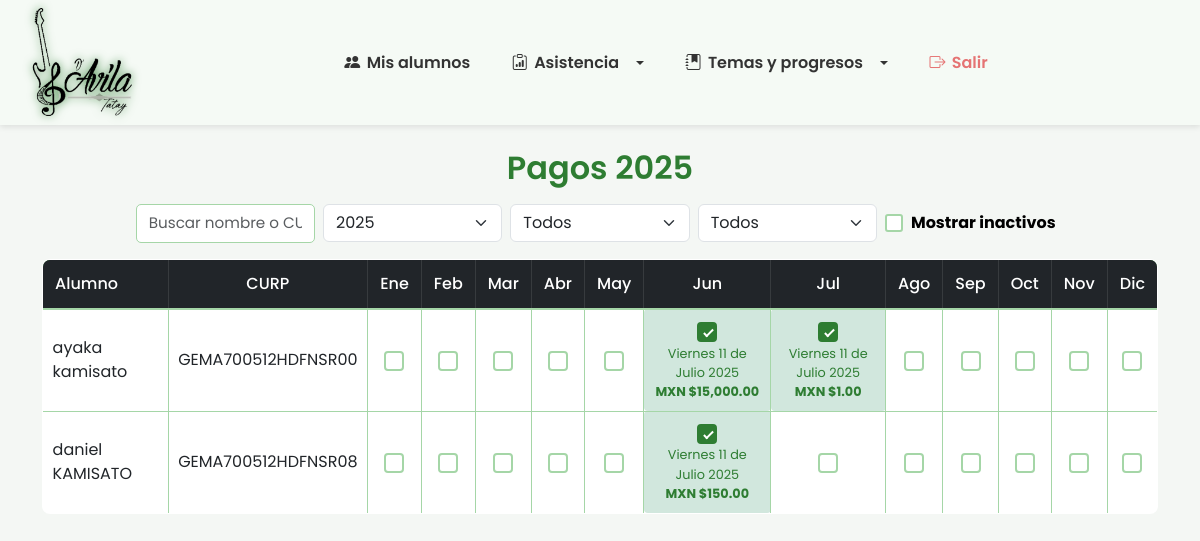
/pagos.php, run on the app's committed database.
### tables this page shows
CREATE TABLE `alumnos` (
  `curp` varchar(18) NOT NULL,
  `nombre` varchar(50) NOT NULL,
  `apellidos` varchar(100) NOT NULL,
  `nombre_tutor` varchar(100) DEFAULT NULL,
  `fecha_nacimiento` date NOT NULL,
  `telefono` varchar(15) DEFAULT NULL,
  `mensualidad` decimal(10,2) NOT NULL DEFAULT 0.00,
  `activo` tinyint(1) DEFAULT 1,
  `fecha_registro` timestamp NOT NULL DEFAULT current_timestamp(),
  PRIMARY KEY (`curp`)
);

CREATE TABLE `pagos_mensualidad` (
  `id` int(11) NOT NULL AUTO_INCREMENT,
  `alumno_curp` varchar(18) DEFAULT NULL,
  `año` int(11) DEFAULT NULL,
  `mes` int(11) DEFAULT NULL,
  `fecha_pago` timestamp NOT NULL DEFAULT current_timestamp(),
  `monto` decimal(10,2) NOT NULL DEFAULT 0.00,
  PRIMARY KEY (`id`),
  UNIQUE KEY `alumno_curp` (`alumno_curp`,`año`,`mes`),
  CONSTRAINT `pagos_mensualidad_ibfk_1` FOREIGN KEY (`alumno_curp`) REFERENCES `alumnos` (`curp`) ON DELETE CASCADE
);

### pagos.php (the view, shortened to what this page needs)
<?php
require_once __DIR__ . '/includes/bd.php';
$año = isset($_GET['año']) ? intval($_GET['año']) : date('Y');
$mesFiltro = isset($_GET['mes']) ? intval($_GET['mes']) : 0;
$estadoPago = isset($_GET['estado']) ? $_GET['estado'] : 'todos';
$mostrarInactivos = isset($_GET['mostrarInactivos']) ? ($_GET['mostrarInactivos'] == '1') : false;
$busqueda = isset($_GET['busqueda']) ? trim($_GET['busqueda']) : '';
$alumnos = [];
$where = "WHERE 1=1 ";
if (!$mostrarInactivos) {
    $where .= "AND activo=1 ";
}
$sql = "SELECT curp, nombre, apellidos, activo FROM alumnos $where ORDER BY activo DESC, nombre, apellidos";
$res = $conexion->query($sql);
while ($row = $res->fetch_assoc())
    $alumnos[] = $row;
$pagos = [];
$resPagos = $conexion->query("SELECT alumno_curp, mes, fecha_pago, monto FROM pagos_mensualidad WHERE año=$año");
while ($row = $resPagos->fetch_assoc()) {
    $pagos[$row['alumno_curp']][$row['mes']] = [
        'fecha' => $row['fecha_pago'],
        'monto' => $row['monto']
    ];
}
?>
<!DOCTYPE html>
<html lang="es">
<head>
    <link href="https://cdn.jsdelivr.net/npm/bootstrap@5.3.0/dist/css/bootstrap.min.css" rel="stylesheet">
</head>
<body>
    <?php include 'navbar.php'; ?>
    <div class="container mt-4">
        <h2 class="mb-3 text-center">Pagos <?= $año ?></h2>
        <form method="GET" class="row g-2 mb-3 justify-content-center align-items-center">
            <div class="col-md-2">
                <input type="text" name="busqueda" value="<?= htmlspecialchars($busqueda) ?>"
                    placeholder="Buscar nombre o CURP" class="form-control">
            </div>
            <div class="col-md-2">
                <select name="año" class="form-select" onchange="this.form.submit()">
                    <?php for ($y = date('Y') + 1; $y >= 2023; $y--): ?>
                        <option value="<?= $y ?>" <?= $y == $año ? 'selected' : '' ?>><?= $y ?></option>
                    <?php endfor; ?>
                </select>
            </div>
            <div class="col-md-2">
                <select name="mes" class="form-select" onchange="this.form.submit()">
                    <option value="0" <?= $mesFiltro == 0 ? 'selected' : '' ?>>Todos</option>
                </select>
            </div>
            <div class="col-md-2">
                <select name="estado" class="form-select" onchange="this.form.submit()">
                    <option value="todos" <?= $estadoPago == 'todos' ? 'selected' : '' ?>>Todos</option>
                </select>
            </div>
            <div class="col-md-2 d-flex align-items-center">
                <input type="checkbox" id="mostrarInactivos" name="mostrarInactivos" value="1" <?= $mostrarInactivos ? 'checked' : '' ?> onchange="this.form.submit()">
                <label for="mostrarInactivos" class="ms-2 mb-0" style="color: black; font-weight: bold;">
                    Mostrar inactivos
                </label>
            </div>
        </form>
        <div class="table-responsive">
            <table class="table table-bordered align-middle text-center">
                <thead class="table-dark">
                    <tr>
                        <th class="text-start">Alumno</th>
                        <th>CURP</th>
                        <?php foreach (['Ene', 'Feb', 'Mar', 'Abr', 'May', 'Jun', 'Jul', 'Ago', 'Sep', 'Oct', 'Nov', 'Dic'] as $m): ?>
                            <th><?= $m ?></th>
                        <?php endforeach; ?>
                    </tr>
                </thead>
                <tbody>
                    <?php foreach ($alumnos as $al):
                        $mostrar = true;
                        ?>
                        <?php if ($mostrar): ?>
                            <tr class="<?= !$al['activo'] ? 'table-danger' : '' ?>">
                                <td class="text-start"><?= htmlspecialchars($al['nombre'] . ' ' . $al['apellidos']) ?>
                                </td>
                                <td><?= htmlspecialchars($al['curp']) ?></td>
                                <?php for ($i = 1; $i <= 12; $i++):
                                    $pagado = isset($pagos[$al['curp']][$i]);
                                    $fecha = $pagado ? $pagos[$al['curp']][$i]['fecha'] : '';
                                    $monto = $pagado ? $pagos[$al['curp']][$i]['monto'] : '';
                                    ?>
                                    <td class="<?= $pagado ? 'pagado' : '' ?>">
                                        <input type="checkbox" class="pago-check" data-curp="<?= htmlspecialchars($al['curp']) ?>"
                                            data-mes="<?= $i ?>" data-año="<?= $año ?>" <?= $pagado ? 'checked' : '' ?>>
                                        <span class="pago-fecha"><?= $fecha ?></span>
                                        <?php if ($monto): ?>
                                            <span class="pago-monto"><strong>MXN $<?= number_format($monto, 2) ?></strong></span>
                                        <?php endif; ?>
                                    </td>
                                <?php endfor; ?>
                            </tr>
                        <?php endif; endforeach; ?>
                </tbody>
            </table>
        </div>
    </div>
</body>
</html>

### pagos.php (style rules this page uses)
body { font-family: 'Poppins', sans-serif; background: #f4f7f4; color: #333; }
.container h2 { font-weight: 600; margin-bottom: 1.5rem; color: #2e7d32; }
.table { border-collapse: collapse; width: 100%; background: #fff; border: 1px solid #a5d6a7; border-radius: 8px; overflow: hidden; }
.table thead { background: #2e7d32; color: #fff; }
.table thead th { padding: 0.75rem; text-align: center; font-weight: 500; border-bottom: 2px solid #a5d6a7; }
.table tbody td { padding: 0.6rem; border-bottom: 1px solid #a5d6a7; }
.table tbody tr:last-child td { border-bottom: none; }
.pagado { background: #d1e7dd !important; border-radius: 4px; }
.pago-fecha, .pago-monto { display: block; font-size: 0.8rem; color: #2e7d32; }
.pago-check { appearance: none; width: 20px; height: 20px; border: 2px solid #a5d6a7; border-radius: 4px; cursor: pointer; transition: all 0.2s; vertical-align: middle; position: relative; background: #fff; }
.pago-check:checked { background: #2e7d32; border-color: #2e7d32; }
.pago-check:checked::after { content: ""; position: absolute; top: 3px; left: 7px; width: 5px; height: 10px; border: solid #fff; border-width: 0 2px 2px 0; transform: rotate(45deg); }
input[type="checkbox"]#mostrarInactivos { appearance: none; width: 18px; height: 18px; border: 2px solid #a5d6a7; border-radius: 3px; cursor: pointer; transition: all 0.2s; position: relative; background: #fff; }
form input[type="text"], form select { border: 1px solid #a5d6a7; border-radius: 5px; padding: 0.45rem 0.75rem; font-size: 0.95rem; transition: border-color 0.2s, box-shadow 0.2s; color: #2e7d32; }

### navbar.php (style rules this page uses)
body { font-family: 'Poppins', sans-serif; }

### data on the page
alumnos: nombre+apellidos "ayaka kamisato", curp "GEMA700512HDFNSR00", curp "☑", curp.monto "15,000.00", curp.monto "1.00"
alumnos: nombre+apellidos "daniel KAMISATO", curp "GEMA700512HDFNSR08", curp "☑", curp.monto "150.00"

### other printed values
$año "2025"
$m "Ene"
$m "Feb"
$m "Mar"
$m "Abr"
$m "May"
$m "Jun"
$m "Jul"
$m "Ago"
$m "Sep"
$m "Oct"
$m "Nov"
$m "Dic"
form field año "2025"
